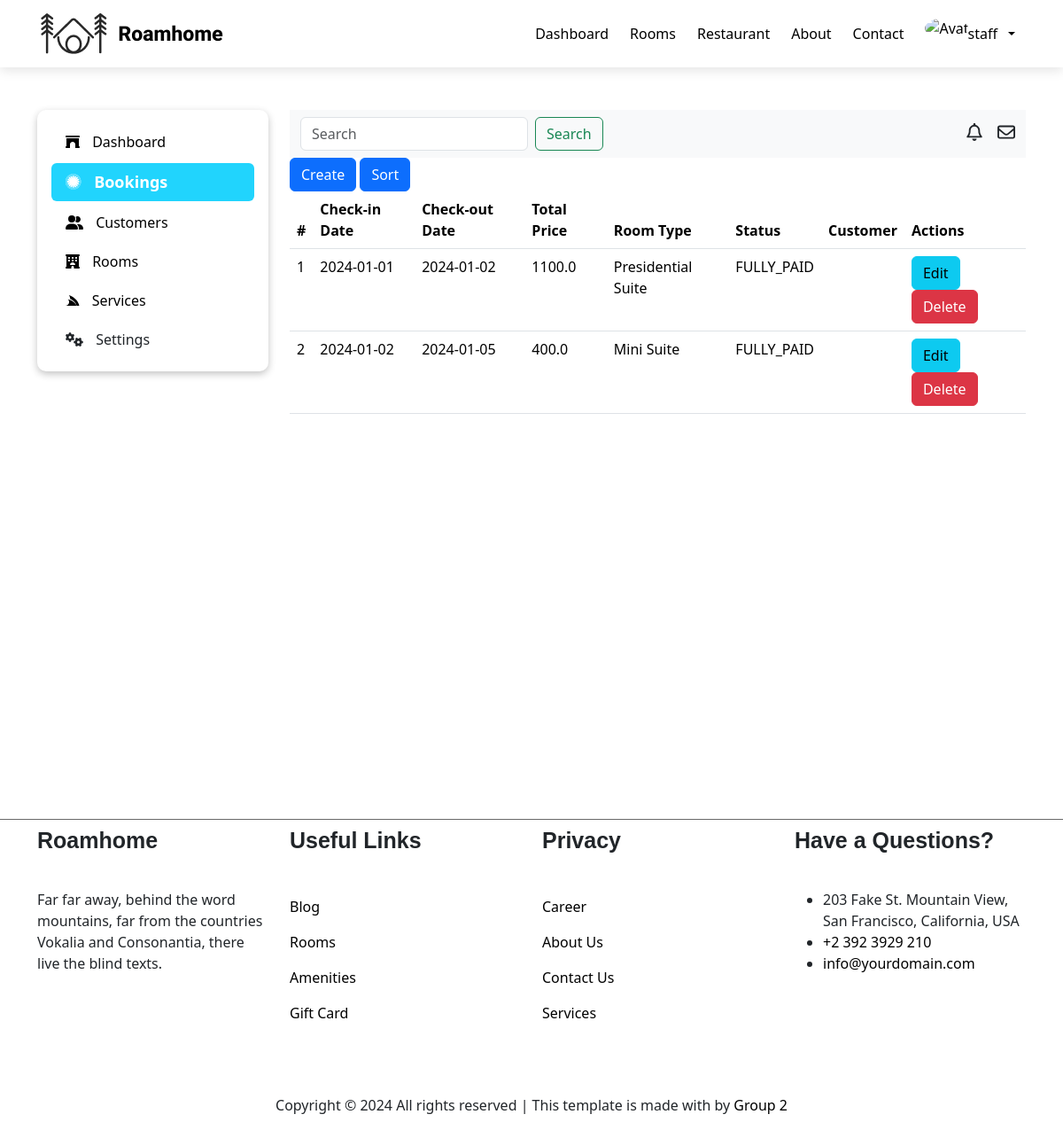
Before: /wp-admin/booking/ (signed in) with the older database file.
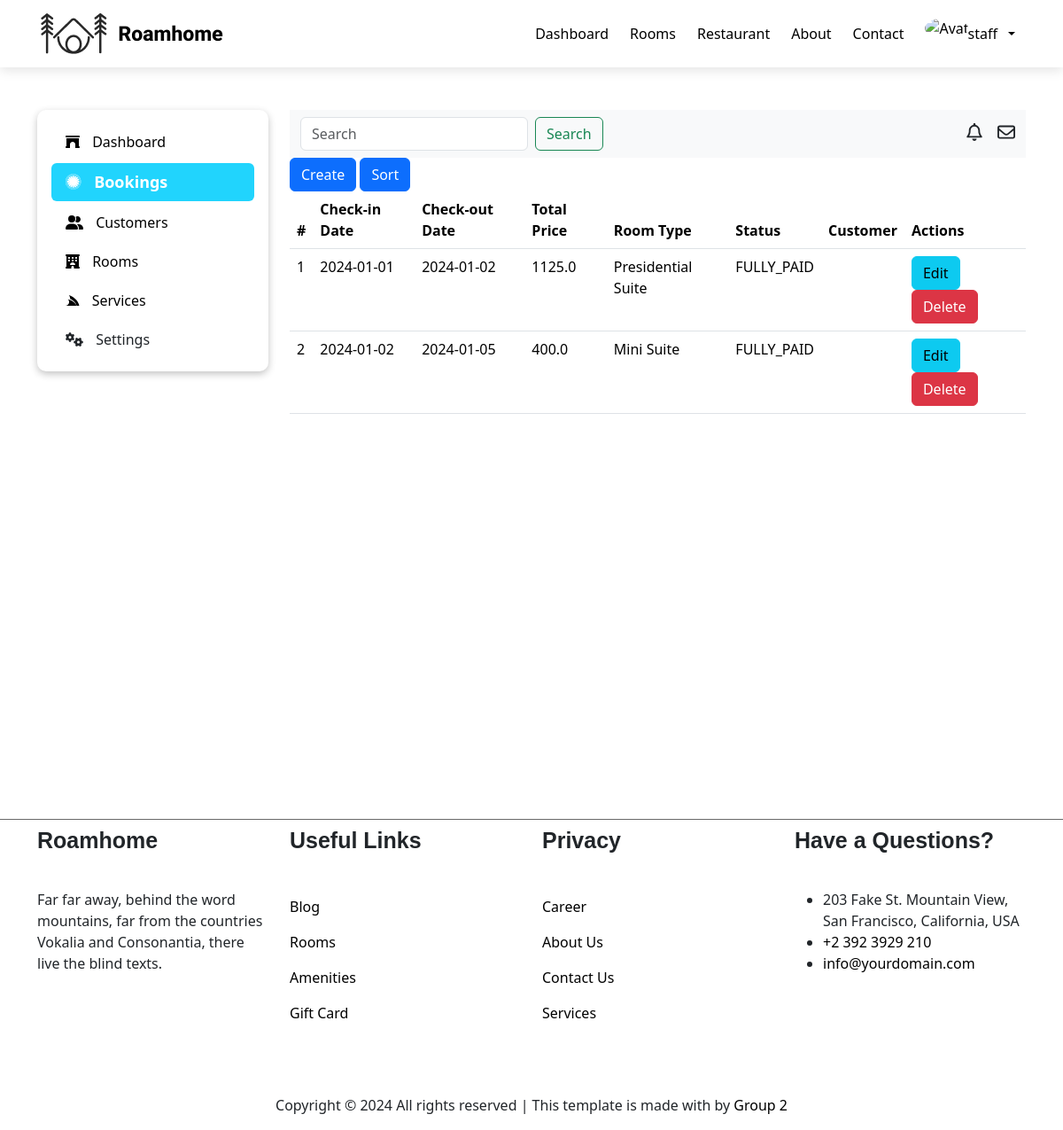
After: the same page with the newer database file.
### booking/models.py (models this page shows)
class Booking(models.Model):
    class Meta:
        db_table = 'booking'
    class PaymentStatus(models.TextChoices):
        UNPAID = 'UNPAID'
        PARTIALLY_PAID = 'PARITIALLY_PAID'
        FULLY_PAID = 'FULLY_PAID'
        DEPOSIT = 'DEPOSIT'
    checkin_date = models.DateField()
    checkout_date = models.DateField()
    room_type = models.CharField(max_length=50, default='Mini Suite')
    total_price = models.FloatField()
    status = models.CharField(max_length=20, choices=PaymentStatus.choices, default=PaymentStatus.UNPAID)
    customer = models.ForeignKey(Customer, on_delete=models.CASCADE)
    services = models.ManyToManyField(Service, null=True)
    rooms = models.ManyToManyField(Room, null=True)

### manager/views.py (the view)
# urls.py: path('booking/', manager.all_booking, name='all-booking'),
@login_required(login_url='login')
@user_passes_test(lambda user: user.role == 'STAFF', login_url='home')
def all_booking(request):
    data = Booking.objects.all()
    json_data = json.loads(serialize('json', data))
    bookings = json_data
    search = request.GET.get('search')
    sort = request.GET.get('sort')
    if search is not None and search != '':
        bookings = searchTotalPrice(bookings, search)
        return render(request, 'manager/pages/booking/all-booking.html', {'bookings': bookings, 'search': search})
    if sort is not None and sort == 'total_price':
        sort_arr = quick_sort_by_price(json_data, 'total_price')
        bookings = sort_arr
    return render(request, 'manager/pages/booking/all-booking.html', {'bookings': bookings})

### manager/templates/manager/pages/booking/all-booking.html
{% extends 'manager/pages/dashboard.html' %}
{% block dashboard_section %}
<main>
    <div class="row">
        <div class="col-6">
            <a href="{% url 'create-room-type' %}" type="button" class="btn btn-primary">Create</a>
            <a href="/wp-admin/booking/?sort=total_price" type="button" class="btn btn-primary">Sort</a>
        </div>
    </div>
    <table class="table">
        <thead>
            <tr>
                <th scope="col">#</th>
                <th scope="col">Check-in Date</th>
                <th scope="col">Check-out Date</th>
                <th scope="col">Total Price</th>
                <th scope="col">Room Type</th>
                <th scope="col">Status</th>
                <th scope="col">Customer</th>
                <th scope="col">Actions</th>
            </tr>
        </thead>
        <tbody>
            {% for booking in bookings %}
                <tr>
                    <td scope="col">{{ booking.pk }}</td>
                    <td scope="col">{{ booking.fields.checkin_date }}</td>
                    <td scope="col">{{ booking.fields.checkout_date }}</td>
                    <td scope="col">{{ booking.fields.total_price }}</td>
                    <td scope="col">{{ booking.fields.room_type }}</td>
                    <td scope="col">{{ booking.fields.status }}</td>
                    <td scope="col">{{ booking.fields.customer.first_name }} {{ booking.fields.customer.last_name }}</td>
                    <td scope="col">
                        <a href="/booking/{{ booking.pk }}" class="btn btn-info">Edit</a>
                        <a href="" class="btn btn-danger">Delete</a>
                    </td>
                </tr>
            {% endfor %}
        </tbody>
    </table>
</main>
{% endblock %}

Changed rows visible on the page:
changed Booking "Presidential Suite": fields.total_price "1100.0" → "1125.0"
